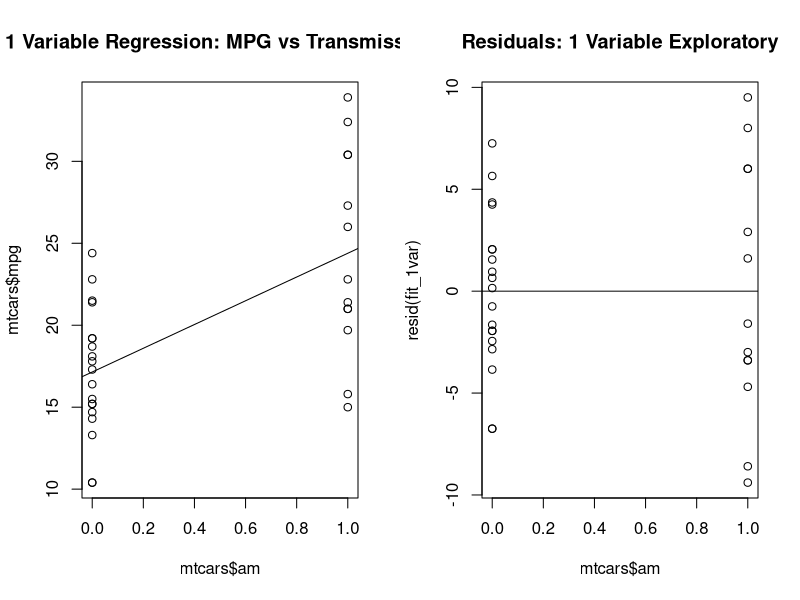
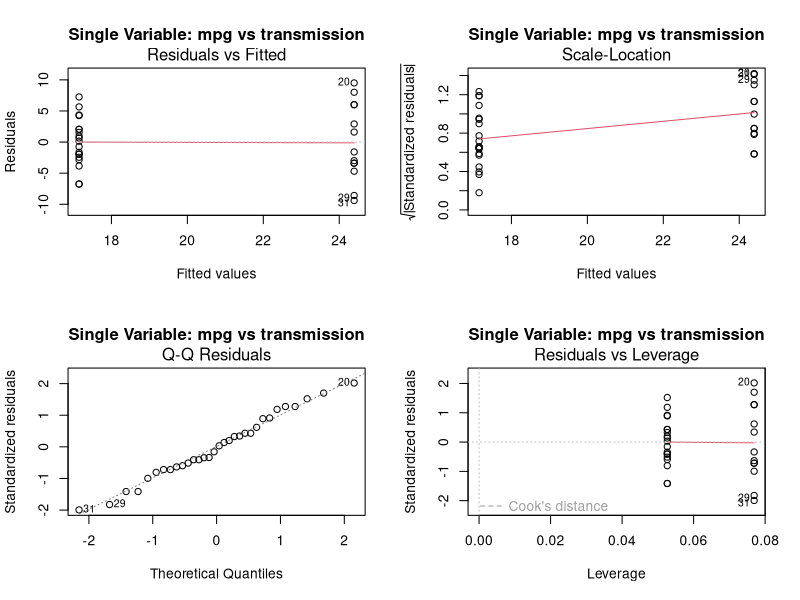
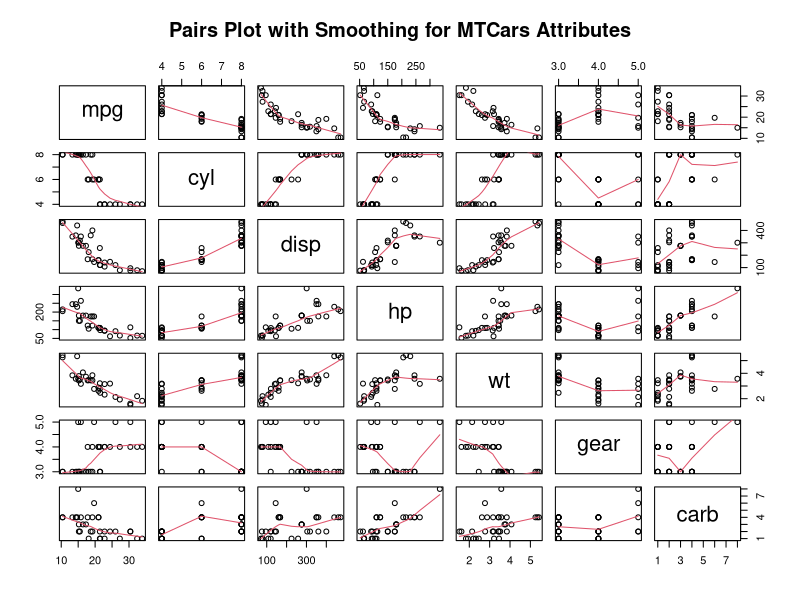
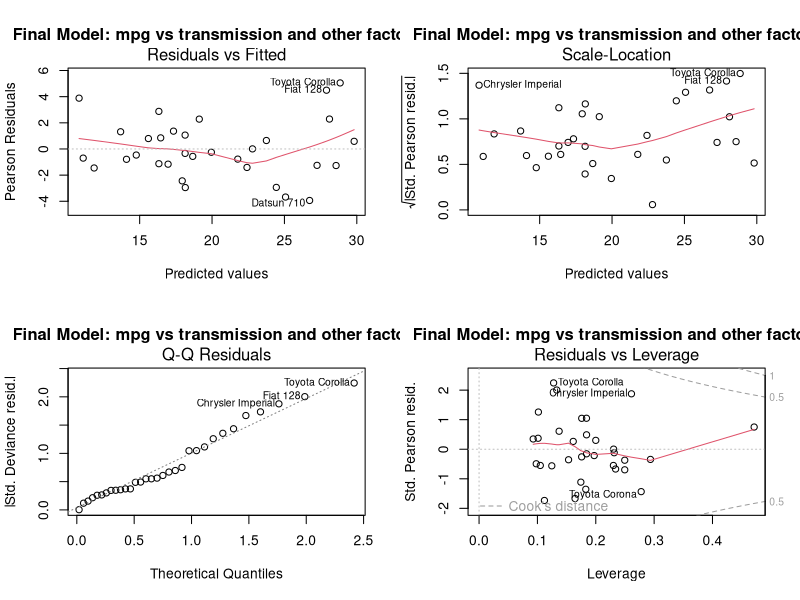

These charts were generated, in order, by the following R code:
## ---- chunk 1
library(datasets)
library(MASS)
data(mtcars)
## ---- chunk 2
summary(mtcars$mpg)
## ---- chunk 3
table(mtcars$am)
## ---- chunk 4
by(mtcars$mpg, mtcars$am, summary)
## ---- chunk 5
c(avg = mean(mtcars$mpg), 
  sigma = sd(mtcars$mpg), 
  sig_hi = mean(mtcars$mpg) + 2 * (sd(mtcars$mpg)),
  sig_lo = mean(mtcars$mpg) - 2 * (sd(mtcars$mpg)))
## ---- chunk 6
cor(mtcars$mpg, mtcars$am)
## ---- chunk 7
fit_1var <- lm(mtcars$mpg ~ mtcars$am)
summary(fit_1var)
## ---- chunk 8
fit_multi <- lm(mpg ~ . , data = mtcars)
summary(fit_multi)
## ---- chunk 9
step_fit <- glm(mpg ~ as.factor(am) + as.factor(cyl) + as.factor(gear) + disp + hp + drat + wt, data = mtcars)
model_fit <- stepAIC(step_fit, direction = 'both')
## ---- chunk 10
model_fit$anova
## ---- chunk 11
final_model <- glm(mpg ~ as.factor(am) + as.factor(cyl) + hp + wt, data = mtcars)
summary(final_model)
## ---- chunk 12
par(mfrow = c(1,2))
plot(mtcars$am, mtcars$mpg, main = '1 Variable Regression: MPG vs Transmission')
abline(fit_1var)
plot(mtcars$am, resid(fit_1var), main = 'Residuals: 1 Variable Exploratory')
abline(h = 0)
## ---- chunk 13
layout(matrix(c(1,2,3,4),2,2))
plot(fit_1var, main = 'Single Variable: mpg vs transmission')
## ---- chunk 14
test_vars <- c('mpg','cyl','disp','hp','wt','gear','carb')
pairs(x = mtcars[,test_vars], 
      panel = panel.smooth,
      main = 'Pairs Plot with Smoothing for MTCars Attributes')
## ---- chunk 15
layout(matrix(c(1,2,3,4),2,2))
plot(final_model, main = 'Final Model: mpg vs transmission and other factors')
